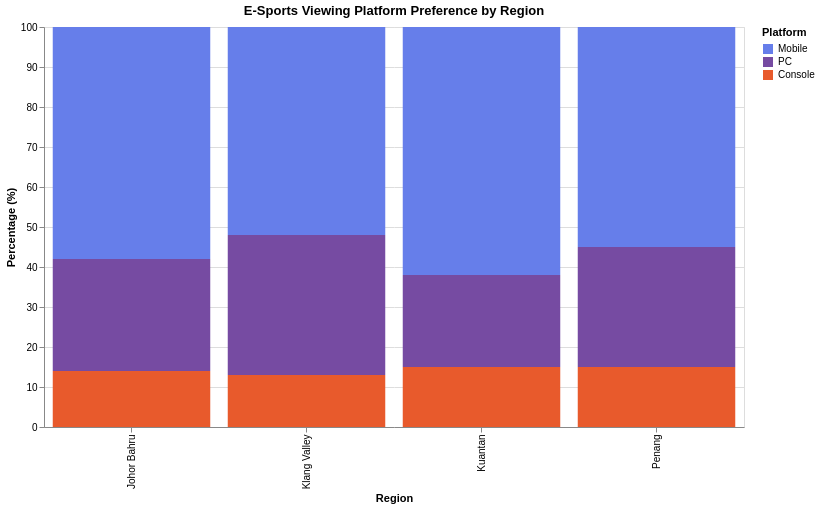

Express this chart as Vega-Lite.
### Vega-Lite specification from a JSON file in a GitHub repository (floating-point values rounded to 4 significant figures)
{"$schema": "https://vega.github.io/schema/vega-lite/v5.json", "title": "E-Sports Viewing Platform Preference by Region", "width": 700, "height": 400, "data": {"values": [{"region": "Klang Valley", "platform": "Mobile", "percentage": 52}, {"region": "Klang Valley", "platform": "PC", "percentage": 35}, {"region": "Klang Valley", "platform": "Console", "percentage": 13}, {"region": "Johor Bahru", "platform": "Mobile", "percentage": 58}, {"region": "Johor Bahru", "platform": "PC", "percentage": 28}, {"region": "Johor Bahru", "platform": "Console", "percentage": 14}, {"region": "Penang", "platform": "Mobile", "percentage": 55}, {"region": "Penang", "platform": "PC", "percentage": 30}, {"region": "Penang", "platform": "Console", "percentage": 15}, {"region": "Kuantan", "platform": "Mobile", "percentage": 62}, {"region": "Kuantan", "platform": "PC", "percentage": 23}, {"region": "Kuantan", "platform": "Console", "percentage": 15}]}, "mark": "bar", "encoding": {"x": {"field": "region", "type": "nominal", "title": "Region"}, "y": {"aggregate": "sum", "field": "percentage", "type": "quantitative", "title": "Percentage (%)"}, "color": {"field": "platform", "type": "nominal", "scale": {"domain": ["Mobile", "PC", "Console"], "range": ["#667eea", "#764ba2", "#E85A2C"]}, "title": "Platform"}, "tooltip": [{"field": "region", "type": "nominal", "title": "Region"}, {"field": "platform", "type": "nominal", "title": "Platform"}, {"field": "percentage", "type": "quantitative", "title": "Percentage %"}]}}
